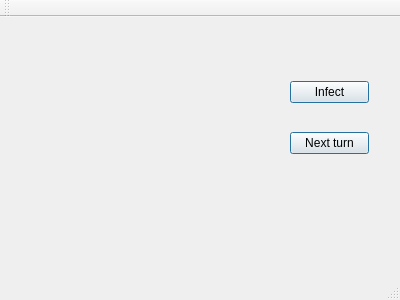
<?xml version="1.0" encoding="UTF-8"?>
<ui version="4.0">
 <class>MainWindow</class>
 <widget class="QMainWindow" name="MainWindow">
  <property name="geometry">
   <rect>
    <x>0</x>
    <y>0</y>
    <width>400</width>
    <height>300</height>
   </rect>
  </property>
  <property name="windowTitle">
   <string>MainWindow</string>
  </property>
  <widget class="QWidget" name="centralWidget">
   <widget class="QWidget" name="verticalLayoutWidget">
    <property name="geometry">
     <rect>
      <x>279</x>
      <y>30</y>
      <width>101</width>
      <height>141</height>
     </rect>
    </property>
    <layout class="QVBoxLayout" name="verticalLayout">
     <item>
      <widget class="QPushButton" name="pushButton_2">
       <property name="text">
        <string>Infect</string>
       </property>
       <property name="autoDefault">
        <bool>false</bool>
       </property>
       <property name="default">
        <bool>true</bool>
       </property>
       <property name="flat">
        <bool>false</bool>
       </property>
      </widget>
     </item>
     <item>
      <widget class="QPushButton" name="pushButton">
       <property name="text">
        <string>Next turn</string>
       </property>
       <property name="default">
        <bool>true</bool>
       </property>
      </widget>
     </item>
    </layout>
   </widget>
  </widget>
  <widget class="QMenuBar" name="menuBar">
   <property name="geometry">
    <rect>
     <x>0</x>
     <y>0</y>
     <width>400</width>
     <height>20</height>
    </rect>
   </property>
  </widget>
  <widget class="QToolBar" name="mainToolBar">
   <attribute name="toolBarArea">
    <enum>TopToolBarArea</enum>
   </attribute>
   <attribute name="toolBarBreak">
    <bool>false</bool>
   </attribute>
  </widget>
  <widget class="QStatusBar" name="statusBar"/>
 </widget>
 <layoutdefault spacing="6" margin="11"/>
 <resources/>
 <connections/>
</ui>
